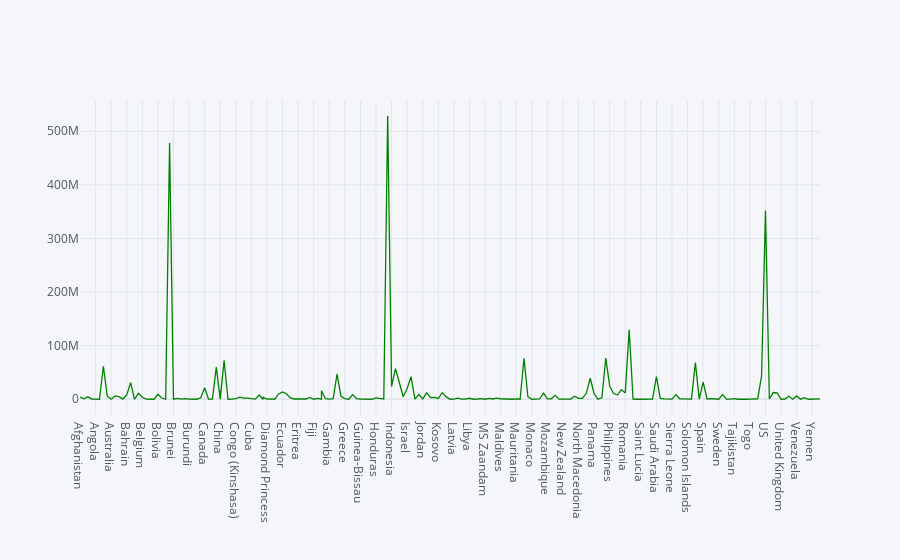

Source (notebook cell):
### Code cell
df4.iplot(kind='scatter',x="Country/Region",y="Total_count",color = 'Green')

### Figure 1 — Plotly figure (JSON) as saved in the notebook; plotly's stock layout.template omitted (floating-point values rounded to 4 significant figures; data arrays with more than 128 entries replaced by an {"elided": "..."} marker saying what was removed)
{"data": [{"line": {"color": "rgba(0, 128, 0, 1.0)", "dash": "solid", "shape": "linear", "width": 1.3}, "mode": "lines", "name": "Total_count", "text": "", "type": "scatter", "x": {"elided": "256 str values"}, "y": {"elided": "256 int values"}}], "layout": {"legend": {"bgcolor": "#F5F6F9", "font": {"color": "#4D5663"}}, "paper_bgcolor": "#F5F6F9", "plot_bgcolor": "#F5F6F9", "title": {"font": {"color": "#4D5663"}}, "xaxis": {"gridcolor": "#E1E5ED", "showgrid": true, "tickfont": {"color": "#4D5663"}, "title": {"font": {"color": "#4D5663"}, "text": ""}, "zerolinecolor": "#E1E5ED"}, "yaxis": {"gridcolor": "#E1E5ED", "showgrid": true, "tickfont": {"color": "#4D5663"}, "title": {"font": {"color": "#4D5663"}, "text": ""}, "zerolinecolor": "#E1E5ED"}}}
